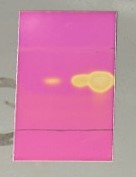
#> input picture images/individual_tlc.jpg, 136 x 177 px
$ python gaussian_blur_test.py
#> lines starting #> are read from the running program, lines starting #| are printed output that depends on the picture; after the words box and inside, x2 and y2 are one past the last pixel; in counts of white or black regions, pixels touching at a corner belong together
from PIL import Image
import numpy as np
import matplotlib.pyplot as plt
from skimage.filters import gaussian
from scipy.ndimage import median_filter
import cv2
from skimage import exposure
from skimage.feature import canny
from skimage.filters import threshold_local
from scipy import ndimage, datasets
from math import atan2, degrees


# Load image and convert to grayscale
image_path = 'images/individual_tlc.jpg'
tlc_image = Image.open(image_path).convert('L')  # Change to scikit
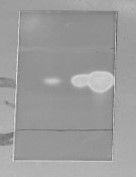
#> tlc_image: PIL image 136x177 L; min 90, max 229, mean 156.4

# Convert grayscale image to NumPy array
image_array = np.array(tlc_image)

# Generating figure 1
fig, axes = plt.subplots(1, 5, figsize=(15, 6))
ax = axes.ravel()

# Display grayscale image
ax[0].imshow(image_array, cmap='gray')
ax[0].set_title('Grayscale Image')
ax[0].set_axis_off()


# Apply bilateral filtering
smoothed_image_bilateral = cv2.bilateralFilter(image_array, d=2, sigmaColor=100, sigmaSpace=75)

ax[1].imshow(smoothed_image_bilateral, cmap='gray')
ax[1].set_title('Bilateral filter')
ax[1].set_axis_off()

# Apply CLAHE
enhanced_image = exposure.equalize_adapthist(smoothed_image_bilateral, clip_limit=0.03)
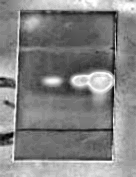
#> enhanced_image: shape (177, 136) float64; min 0, max 1, mean 0.516
ax[2].imshow(enhanced_image, cmap='gray')
ax[2].set_title('CLAHE')
ax[2].set_axis_off()

# Apply Canny edge detection
edges = canny(enhanced_image, sigma=2)
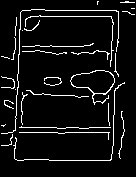
#> edges: shape (177, 136) bool; 6.8% white in thin lines or dots, all inside (x1, y1, x2, y2) = (1, 1, 135, 161)
ax[3].imshow(edges, cmap='gray')
ax[3].set_title('Canny')
ax[3].set_axis_off()

# Apply adaptive thresholding
block_size = 35  # Adjust based on image size
local_thresh = threshold_local(image_array, block_size, offset=10)
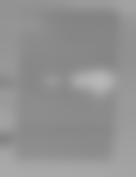
#> local_thresh: shape (177, 136) float64; min 132.2, max 183.9, mean 146.4
binary_image = enhanced_image > local_thresh
#> binary_image: shape (177, 136) bool; every value is 0

# Convert Canny edges to uint8 format (required by OpenCV)
edges_uint8 = (edges * 255).astype(np.uint8)

# Apply Hough Line Transform
lines = cv2.HoughLinesP(edges_uint8, rho=1, theta=np.pi/180, threshold=50, minLineLength=50, maxLineGap=10)
#> lines = [[16, 118, 19, 29], [8, 132, 123, 132], [20, 16, 118, 16], [45, 10, 116, 10], [15, 127, 123, 127], [49, 160, 110, 160], [15, 46, 83, 46]]

# Convert original grayscale image to RGB for overlay
image_with_lines = cv2.cvtColor(image_array, cv2.COLOR_GRAY2RGB)

# Define angle threshold for horizontal lines
angle_threshold = 10  # Acceptable deviation from 0° (horizontal)


# Draw only horizontal lines
if lines is not None:
    for line in lines:
        x1, y1, x2, y2 = line[0]

        # Calculate the angle of the line
        angle = degrees(atan2(y2 - y1, x2 - x1))  # Compute angle in degrees

        # Keep only nearly horizontal lines
        if abs(angle) < angle_threshold or abs(angle - 180) < angle_threshold:
            cv2.line(image_with_lines, (x1, y1), (x2, y2), (255, 0, 0), 1)  # Draw in blue
#> this loop made 7 passes
#> (x1, y1, x2, y2, angle) on passes 1 to 7: (16, 118, 19, 29, -88.07), (8, 132, 123, 132, 0), (20, 16, 118, 16, 0), (45, 10, 116, 10, 0), (15, 127, 123, 127, 0), (49, 160, 110, 160, 0), (15, 46, 83, 46, 0)
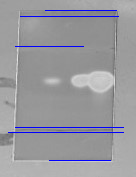
#> image_with_lines: shape (177, 136, 3); mean B, G, R 158.7, 153.1, 153.1

ax[4].imshow(image_with_lines, cmap='gray')
ax[4].set_title('Canny')
ax[4].set_axis_off()


tlc_prewitt_h = ndimage.prewitt(image_array, axis=0);
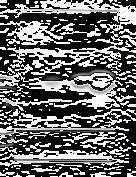
#> tlc_prewitt_h: shape (177, 136); min 0, max 255, mean 104.9


plt.show()
